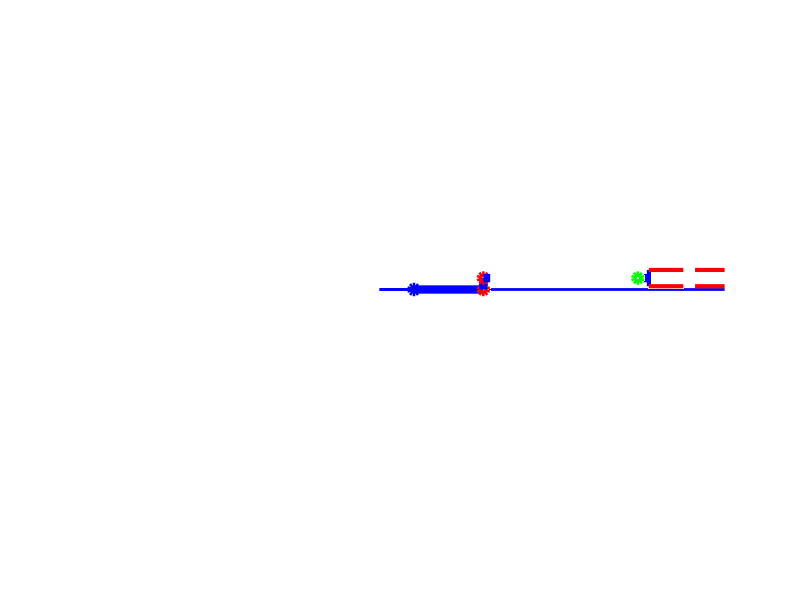

Recreate this plot in MATLAB.
clc; clear;

n = 7;    % Robotun eksen sayısı ABB IRB1200 


orjin1X = 0;
orjin1Y = 0;
orjin1Z = 0.3;

orjin2X = 1.2;
orjin2Y = 0;
orjin2Z = 0.3;

%Matrislerin tanımlanması, Hazırlık aşamaları
o1 = zeros(3,1); x1 = zeros(3,n); x1(1,:) = ones(1,n); 
y1 = zeros(3,n); y1(2,:) = ones(1,n); 
z1 = zeros(3,n); z1(3,:) = ones(1,n);
H1 = zeros(6*n,n);
phi1 = eye(6*n);   % n = 6 icin 36 x 36 matris kosegen 1 

%Matrislerin tanımlanması, Hazırlık aşamaları
o2 = zeros(3,1); x2 = zeros(3,n); x2(1,:) = ones(1,n); 
y2 = zeros(3,n); y2(2,:) = ones(1,n); 
z2 = zeros(3,n); z2(3,:) = ones(1,n);
H2 = zeros(6*n,n);
phi2 = eye(6*n);   % n = 6 icin 36 x 36 matris kosegen 1 



% %Eksen hızları belirleme manuel eksen hızı için robot1
% v11 = 0;
% v12 = 0;
% v13 = 0;
% v14 = 0;
% v15 = 0;
% v16 = 0;
% %Eksen hızları belirleme manuel eksen hızı için robot2
% v21 = 0;
% v22 = 0;
% v23 = 0;
% v24 = 0;
% v25 = 0;
% v26 = 0;
% 
% %ROBOTLARIN TİP POİNTLERİ İÇİN HIZ VEKTÖRLERİ:
% R1_wx = 0;
% R1_wy = 0.001;
% R1_wz = 0;
% R1_x = 0;
% R1_y = 0;
% R1_z = 0;
% 
% R2_wx = 0;
% R2_wy = 0.001;
% R2_wz = 0;
% R2_x = 0;
% R2_y = 0;
% R2_z = 0;

%KUTUNUN ORTA NOKTASININ Vc vektörü için:
VC_wx = 0;
VC_wy = 0;
VC_wz = 0;
VC_x = 0.001;
VC_y = 0;
VC_z = 0;



for i=1:n
    phi1 = phi1+diag(ones(6*(n-i),1),-6*i);   %koşegenlerini verme Robot1
end


for i=1:n
    phi2 = phi2+diag(ones(6*(n-i),1),-6*i);   %koşegenlerini verme Robot2
end


color = ('brrggwwg');
axis_max = 0.9;
axis([-axis_max axis_max -axis_max axis_max -axis_max axis_max]);
axis off;
set(gcf, 'color', [0.6 0.6 0.6]);
hold on;



    
for time = 1:200
    cla;
    L1 = [(0.3991/2)*z1(:,1) (0.448)*z1(:,2) (0.042)*y1(:,3) (0.451)*x1(:,4) -(0.082)*z1(:,5) -(0.032)*z1(:,6) (0.032)*x1(:,7)];
    i = 1; H1(6*i + (-5:-3),i) = z1(:,i);
    i = 2; H1(6*i + (-5:-3),i) = y1(:,i);
    i = 3; H1(6*i + (-5:-3),i) = y1(:,i);
    i = 4; H1(6*i + (-5:-3),i) = x1(:,i);
    i = 5; H1(6*i + (-5:-3),i) = y1(:,i);
    i = 6; H1(6*i + (-5:-3),i) = z1(:,i);
    i = 7; H1(6*i + (-5:-3),i) = z1(:,i);
    L2 = [(0.3991/2)*z2(:,1) (0.448)*z2(:,2) (0.042)*y2(:,3) -(0.451)*x2(:,4) -(0.082)*z2(:,5) -(0.032)*z2(:,6) -(0.032)*x2(:,7)];
    i = 1; H2(6*i + (-5:-3),i) = -z2(:,i);
    i = 2; H2(6*i + (-5:-3),i) = -y2(:,i);
    i = 3; H2(6*i + (-5:-3),i) = -y2(:,i);
    i = 4; H2(6*i + (-5:-3),i) = -x2(:,i);
    i = 5; H2(6*i + (-5:-3),i) = -y2(:,i);
    i = 6; H2(6*i + (-5:-3),i) = -z2(:,i);
    i = 7; H2(6*i + (-5:-3),i) = -z1(:,i);

   
    for i=1:n-1 
        phi1(6*i+(4:6),6*i+(-5:-3))=[0 L1(3,i) -L1(2,i); ...
            -L1(3,i) 0 L1(1,i); ...
            L1(2,i) -L1(1,i) 0]; %phi 21 32 43 54 65 icin kosegenler yani sadece L matrisleri
    end

    for i=3:n
        for j=1:i-2
            % phi1(13:18,1:6) = phi1(13:18,7:12)*phi1(7:12,1:6) ornek phi32*phi21
            phi1(6*i+(-5:0),6*j+(-5:0)) = phi1(6*i+(-5:0),6*i+(-11:-6))*phi1(6*i+(-11:-6),6*j+(-5:0));    
        end 
    end
    
    % phi_t icin:
    phi1_t = zeros(6,6*n);
    phi1_t(1:6,(6*n-5):6*n) = [1 0 0 0 0 0;
                        0 1 0 0 0 0;
                        0 0 1 0 0 0;
                        0 -0.032 0 1 0 0;
                        0.032 0 0.149 0 1 0;
                        0 -0.149 0 0 0 1];
    J1 = phi1_t*phi1*H1;
%%%%%%%%%%%%%%%%%%%%%%%%%%%%%%%%%%%%%%%%%%%%%%%%%%%%%%%%%%%%%%%%%%%%%%%%%%%   

    for i=1:n-1 
        phi2(6*i+(4:6),6*i+(-5:-3))=[0 L2(3,i) -L2(2,i); -L2(3,i) 0 L2(1,i);...
            L2(2,i) -L2(1,i) 0]; %phi 21 32 43 54 65 icin kosegenler icin yani sadece L matrisleri
    end   
    for i=3:n
        for j=1:i-2
            % phi2(13:18,1:6) = phi1(13:18,7:12)*phi1(7:12,1:6) ornek
            phi2(6*i+(-5:0),6*j+(-5:0)) = phi2(6*i+(-5:0),6*i+(-11:-6))*phi2(6*i+(-11:-6),6*j+(-5:0));    
        end 
    end
    
    % phi_t icin:
    phi2_t = zeros(6,6*n);
    phi2_t(1:6,(6*n-5):6*n) = [1 0 0 0 0 0;
                               0 1 0 0 0 0;
                               0        0   1 0 0 0;
                               0     -0.032 0 1 0 0;
                               0.032    0 -0.149 0 1 0;
                               0      0.149 0 0 0 1];
    J2 = phi2_t*phi2*H2;
    %%%%%%%%%%%%%%%%%%%%%%%%%%%%%%%%%   Plot bölümü ROBOT 1
    pR1 = [-0.1 0 0; 0.1 0 0];
    plot3(pR1(:,1),pR1(:,2),pR1(:,3),'b', 'LineWidth', 2);
    p1R1 = o1';
    p2R1 = [orjin1X orjin1Y orjin1Z];    %% orjin koordinatı
    pR1 = [p1R1;p2R1];
    plot3(pR1(:,1),pR1(:,2),pR1(:,3),'b', 'LineWidth', 2);
    p1R1 = p2R1;
    for i = 1:n
        p2R1 = p1R1 + L1(:,i)';
        pR1 = [p1R1;p2R1];
        plot3(pR1(:,1),pR1(:,2),pR1(:,3),'b', 'LineWidth', 6);
        if i<n-1 
            plot3(p2R1(1), p2R1(2), p2R1(3), [color(i) 'o'], 'LineWidth', 4);
        end
        p1R1 = p2R1;
    end
    Gripperyanaluzunluk = 0.03;
    Gripperceneuzunlugu = 0.1;
    p1R1 = p1R1-Gripperyanaluzunluk*y1(:,n)';
    p2R1 = p2R1+Gripperyanaluzunluk*y1(:,n)';
    pR1 = [p1R1;p2R1];
    plot3(pR1(:,1),pR1(:,2),pR1(:,3),'b', 'LineWidth', 3);
    
    p3R1 = p1R1 + Gripperceneuzunlugu*x1(:,n)';
    pR1 = [p1R1;p3R1];
    plot3(pR1(:,1),pR1(:,2),pR1(:,3),'r', 'LineWidth', 3);
    
    p3R1 = p2R1+Gripperceneuzunlugu*x1(:,n)';
    pR1 = [p2R1;p3R1];
    plot3(pR1(:,1),pR1(:,2),pR1(:,3),'r', 'LineWidth', 3);
    drawnow;
    
    thetadotR1 = zeros(n,1); 
   %%%%%%%%%%%%%%%%%%%%%%%%%%%%%%%%%%%%%%%%%%%%%%%%%%%%%%%%%%%%%%%%%%%%%%%%%%%%%%%% 
    %Plot bölümü ROBOT 2
    pR2 = [-0.1 0 0; 0.1 0 0];
    plot3(pR2(:,1),pR2(:,2),pR2(:,3),'b', 'LineWidth', 2);
    p1R2 = o2';
    p2R2 = [orjin2X orjin2Y orjin2Z];    %% orjin koordinatı
    pR2 = [p1R2;p2R2];
    plot3(pR2(:,1),pR2(:,2),pR2(:,3),'b', 'LineWidth', 2);
    p1R2 = p2R2;
    for i = 1:n
        p2R2 = p1R2 + L2(:,i)';
        pR2 = [p1R2;p2R2];
        plot3(pR2(:,1),pR2(:,2),pR2(:,3),'b', 'LineWidth', 6);
        if i<n-1 
            plot3(p2R2(1), p2R2(2), p2R2(3), [color(i) 'o'], 'LineWidth', 4);
        end
        p1R2 = p2R2;
    end
    Gripperyanaluzunluk = 0.03;
    Gripperceneuzunlugu = 0.1;
    p1R2 = p1R2-Gripperyanaluzunluk*y2(:,n)';
    p2R2 = p2R2+Gripperyanaluzunluk*y2(:,n)';
    pR2 = [p1R2;p2R2];
    plot3(pR2(:,1),pR2(:,2),pR2(:,3),'b', 'LineWidth', 3);
    
    p3R2 = p1R2 - Gripperceneuzunlugu*x2(:,n)';
    pR2 = [p1R2;p3R2];
    plot3(pR2(:,1),pR2(:,2),pR2(:,3),'r', 'LineWidth', 3);
    
    p3R2 = p2R2-Gripperceneuzunlugu*x2(:,n)';
    pR2 = [p2R2;p3R2];
    plot3(pR2(:,1),pR2(:,2),pR2(:,3),'r', 'LineWidth', 3);
    drawnow;
    
    thetadotR2 = zeros(n,1); 
    
%     phit1c = [1 0 0 0 0 0;   % R1'e göre x yonunde 0.149 m ileride c noktası 
%               0 1 0 0 0 0;
%               0 0 1 0 0 0;
%               0 0 0 1 0 0
%               0 0 0.149 0 1 0
%               0 -0.149 0 0 0 1];     
%     phit2c = [1 0 0 0 0 0;   % R2'e göre -x yonunde 0.149 m ileride c noktası 
%       0 1 0 0 0 0;
%       0 0 1 0 0 0;
%       0 0 0 1 0 0
%       0 0 -0.149 0 1 0
%       0 0.149 0 0 0 1];
    
for i = n:-1:1
    
% belirlenen eksen hızları manuel    
%     thetadotR1(1) = v11;        
%     thetadotR1(2) = v12; 
%     thetadotR1(3) = v13;
%     thetadotR1(4) = v14;
%     thetadotR1(5) = v15;
%     thetadotR1(6) = v16;
%     thetadotR2(1) = v21;     
%     thetadotR2(2) = v22; 
%     thetadotR2(3) = v23;
%     thetadotR2(4) = v24;
%     thetadotR2(5) = v25;
%     thetadotR2(6) = v26;


% % c noktasının hareketi için YENİ ters kinematik çözüm   
     VcR1 = [VC_wx VC_wy VC_wz VC_x VC_y VC_z]';   %büyük V vektoru
     VcR2 = [VC_wx VC_wy VC_wz VC_x VC_y VC_z]';
     thetadotR1 = pinv(J1,1e-2)*VcR1;
     thetadotR2 = pinv(J2,1e-2)*VcR2;
     
% C yani ortak noktanın lineer hızları için ters kinematik çözüm   
%      VcR1 = [VC_wx VC_wy VC_wz VC_x VC_y VC_z]';   %büyük V vektoru
%      VcR2 = [VC_wx VC_wy VC_wz VC_x VC_y VC_z]';
% 
%      thetadotR1 = pinv(J1,1e-2)*phit1c*VcR1;  % ters kinematik çözüm formülü
%      thetadotR2 = pinv(J2,1e-2)*phit2c*VcR2;


    time = H1(6*i+(-5:-3),i);  % sırayla dönme eksenlerini alma
    
    time2 = time;
    time2 = H2(6*i+(-5:-3),i);
    
    %Rodriguez formülü R1 icin
    kdotR1 = [0 -time(3) time(2); ...   %Donme eksenleri skew symmetric
        time(3) 0 -time(1);...
        -time(2) time(1) 0];
    RR1 = eye(3) + sin(thetadotR1(i))*kdotR1 + (1-cos(thetadotR1(i)))*kdotR1^2;
    x1(:,i:n) = RR1*x1(:,i:n);
    y1(:,i:n) = RR1*y1(:,i:n);
    z1(:,i:n) = RR1*z1(:,i:n);
    
    %Rodriguez formülü R2 icin
    kdotR2 = [0 -time2(3) time2(2);...  %Donme eksenleri skew symmetric
        time2(3) 0 -time2(1);...
        -time2(2) time2(1) 0];
    RR2 = eye(3) + sin(thetadotR2(i))*kdotR2 + (1-cos(thetadotR2(i)))*kdotR2^2;
    x2(:,i:n) = RR2*x2(:,i:n);
    y2(:,i:n) = RR2*y2(:,i:n);
    z2(:,i:n) = RR2*z2(:,i:n);
    
end
end



